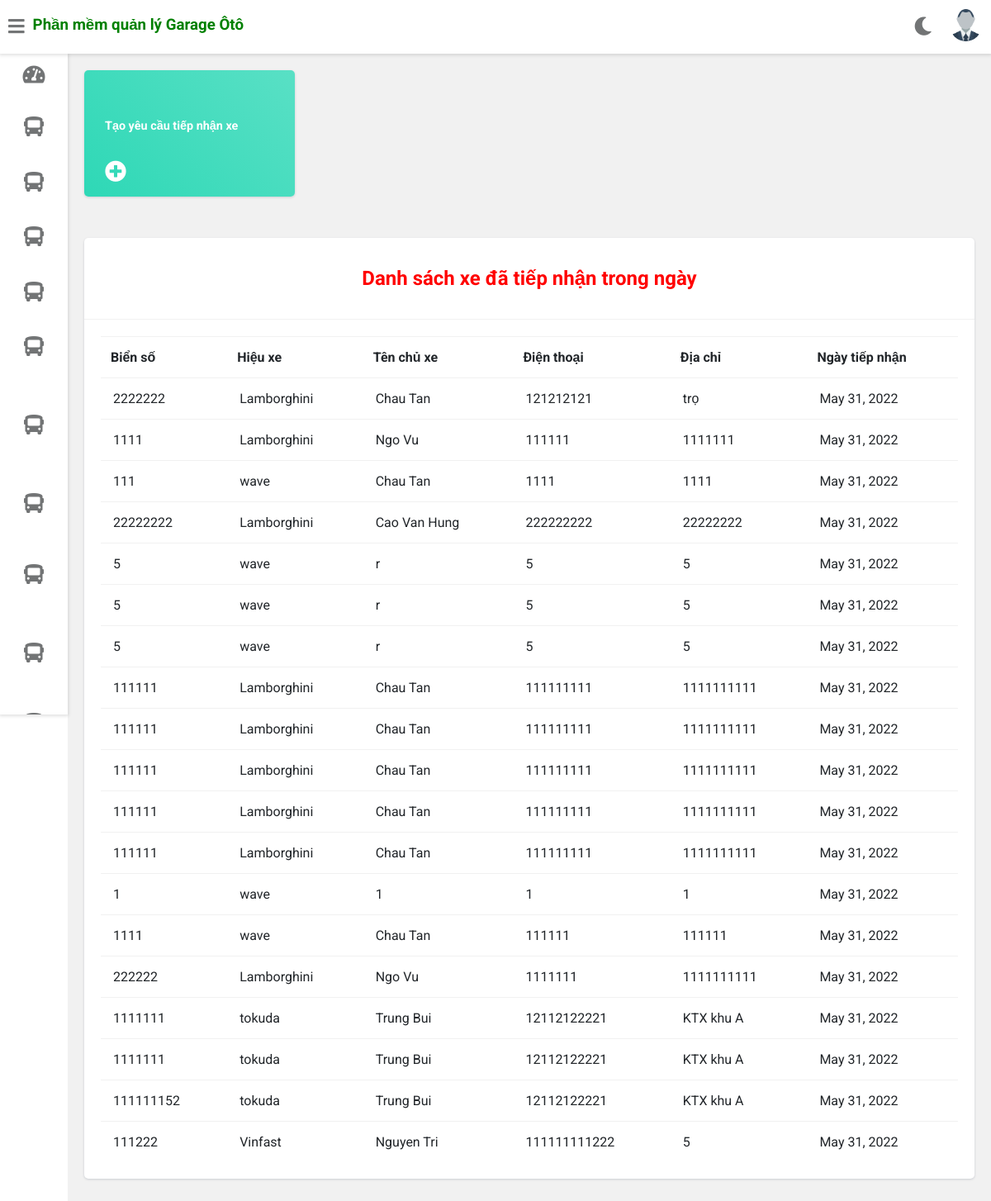
Page /tom/request (signed in) on the earlier database version.
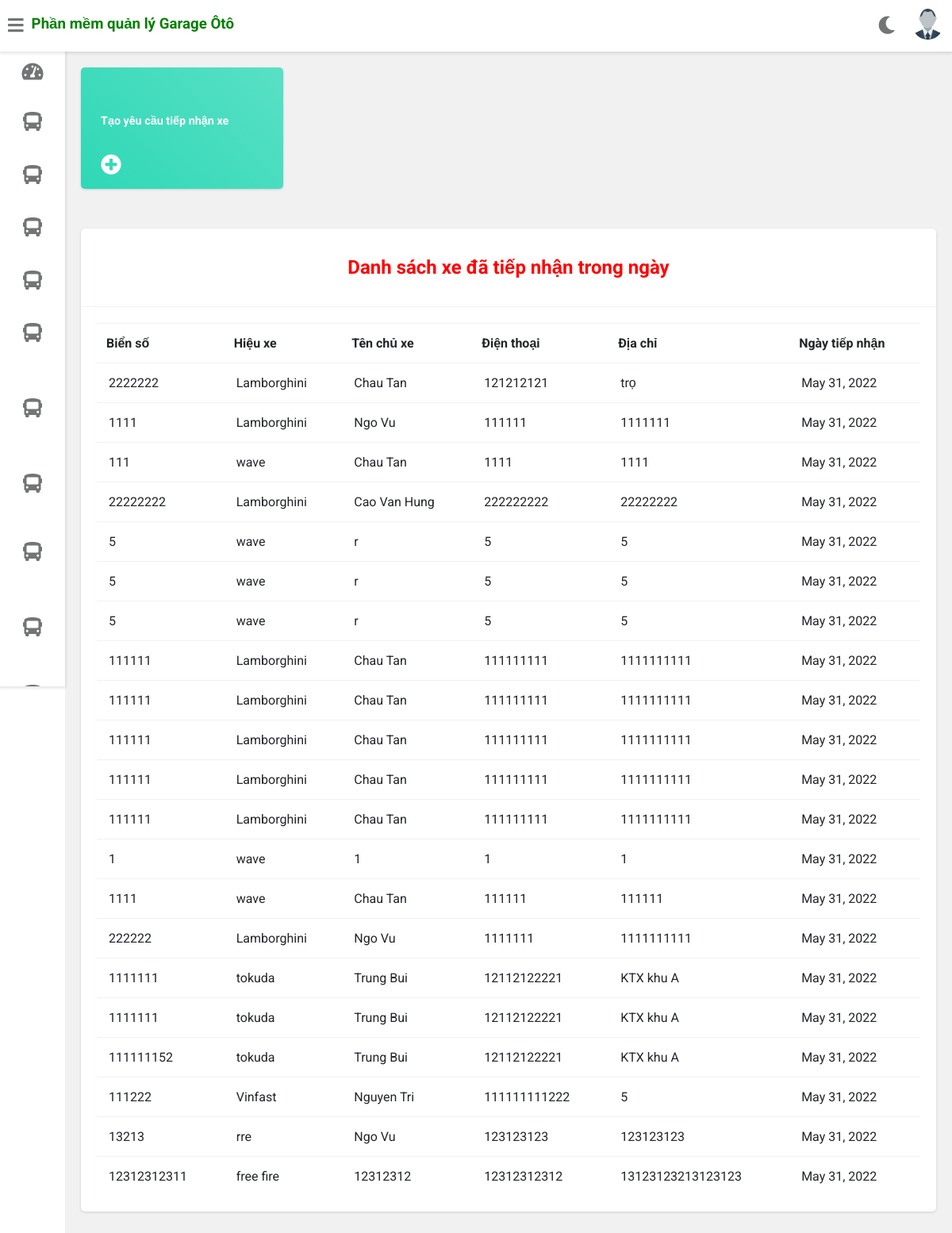
Same page on the later database version.
### gara/models.py (models this page shows, shortened)
class PhieuTiepNhan(models.Model):
    maphieutiepnhan = models.AutoField(primary_key=True)
    tenchuxe = models.CharField(max_length=40,null=False)
    bienso = models.PositiveIntegerField(null=False)
    diachi = models.CharField(max_length=100,null=False)
    hieuxe = models.ForeignKey(HieuXe, on_delete=models.DO_NOTHING)
    dienthoai =  models.PositiveIntegerField(null=False)
    date=models.DateField(auto_now=True)

class HieuXe(models.Model):
    mahieuxe=models.AutoField(primary_key=True)
    tenhieuxe=models.CharField(max_length=30, unique=True)
    def __str__(self):
        return self.tenhieuxe

### gara/views.py (the view)
# urls.py: path('<username>/request',views.view_request,name='view-request'),
@login_required(login_url="/login")
def view_request(request, username):
    staff = Staff.objects.get(username=username)
    picture = '../' + staff.profile_pic.url
    enquiry=PhieuTiepNhan.objects.all().filter(date=date.today())
    return render(request,'gara/view_request.html', {'enquiries': enquiry, 'customer': staff, "picture": picture})

### templates/gara/view_request.html (shortened to what this page needs)
{% extends 'gara/customerbase.html' %}
{% block content %}
	<div class="wrapper">
		<div style="margin-left:0px;" class="container">
			<div class="row">
			  <div class="col-md-4 col-xl-3">
				<div class="card bg-c-green order-card">
					<div class="card-block">
					  <a href="../{{customer.username}}/add_request">
						<h6 class="m-b-20">Tạo yêu cầu tiếp nhận xe</h6>
					  </a>
					  <h2 class="text-right"><i class="fas fa-plus-circle f-left"></i></h2>
					  <br>
					</div>
				  </div>
			  </div>
			</div>
		</div>
		<div class="row">
			<div class="col-12 col-m-12 col-sm-12">
				<div class="card">
					<div class="card-header">
						<h2 style="color:red; text-align:center" >Danh sách xe đã tiếp nhận trong ngày</h2>
					</div>
					<div class="card-content">
						<table>
							<thead>
								<tr>
								<th>Biển số</th>
								<th>Hiệu xe</th>
								<th>Tên chủ xe</th>
								<th>Điện thoại</th>
								<th>Địa chỉ</th>
								<th>Ngày tiếp nhận</th>
								</tr>
							</thead>
							<tbody>
                {% for enq in enquiries %}
                <tr>
                  <td>{{enq.bienso}}</td>
                  <td>{{enq.hieuxe}}</td>
                  <td>{{enq.tenchuxe}}</td>
                  <td>{{enq.dienthoai}}</td>
                  <td>{{enq.diachi}}</td>
                  <td>{{enq.date}}</td>
                </tr>
                {% endfor %}
							</tbody>
						</table>
					</div>
				</div>
			</div>
		</div>
<br><br><br><br><br><br><br><br><br><br><br><br><br><br><br><br>
	</div>
{% endblock content %}

### templates/gara/customerbase.html (shortened to what this page needs)
<!DOCTYPE html>
{% load static %}
<html>
<head>
	<link rel="stylesheet" type="text/css" href="https://cdnjs.cloudflare.com/ajax/libs/Chart.js/2.9.3/Chart.min.css">
	<link rel="stylesheet" type="text/css" href="{% static 'fontawesomefree/css/all.min.css' %}">
	<link rel="stylesheet" type="text/css" href="{% static 'style.css' %}">
</head>
<body class="overlay-scrollbar">
	<div class="navbar">
		<ul class="navbar-nav">
			<li class="nav-item">
				<a class="nav-link">
					<i class="fas fa-bars" onclick="collapseSidebar()"></i>
				</a>
			</li>
			<li class="nav-item">
			<a style="color:green";href="/customer-dashboard"><h3>Phần mềm quản lý Garage Ôtô</h3></a>
			</li>
		</ul>
		<ul class="navbar-nav nav-right">
			<li class="nav-item mode">
				<a class="nav-link" onclick="switchTheme()">
					<i class="fas fa-moon dark-icon"></i>
				</a>
			</li>
			<li class="nav-item avt-wrapper">
				<div class="avt dropdown">
					<img src="{{ picture }} " alt="User image" class="dropdown-toggle" data-toggle="user-menu">
				</div>
			</li>
		</ul>
	</div>
	<div class="sidebar">
		<ul class="sidebar-nav">
			<li class="sidebar-nav-item">
				<a href="/dashboard/{{customer.username}}" class="sidebar-nav-link">
					<div>
						<i class="fas fa-tachometer-alt"></i>
					</div>
				</a>
			</li>
			<li  class="sidebar-nav-item">
				<a href="/{{customer.username}}/request" class="sidebar-nav-link">
					<div>
						<i class="fas fa-bus"></i>
					</div>
				</a>
			</li>
			<li  class="sidebar-nav-item">
				<a href="/{{customer.username}}/get_bd" class="sidebar-nav-link">
					<div>
						<i class="fas fa-bus"></i>
					</div>
				</a>
			</li>
			<li  class="sidebar-nav-item">
				<a href="/{{customer.username}}/nhap_biensothutien" class="sidebar-nav-link">
					<div>
					<i class="fas fa-bus"></i>
					</div>
				</a>
			</li>
			<li  class="sidebar-nav-item">
				<a href="/{{customer.username}}/get_bd" class="sidebar-nav-link">
					<div>
						<i class="fas fa-bus"></i>
					</div>
				</a>
			</li>
			<li  class="sidebar-nav-item">
				<a href="/{{customer.username}}/nhap_biensosua" class="sidebar-nav-link">
					<div>
						<i class="fas fa-bus"></i>
					</div>
				</a>
			</li>
			<li  class="sidebar-nav-item">
				<a href="/create_new_staff" class="sidebar-nav-link">
					<div>
						<i class="fas fa-bus"></i>
					</div>
				</a>
			</li>
			<li  class="sidebar-nav-item">
				<a href="/{{customer.username}}/thamso" class="sidebar-nav-link">
					<div>
						<i class="fas fa-bus"></i>
					</div>
				</a>
			</li>
			<li  class="sidebar-nav-item">
				<a href="/{{customer.username}}/nhap_vtpt" class="sidebar-nav-link">
					<div>
						<i class="fas fa-bus"></i>
					</div>
				</a>
			</li>
			<li  class="sidebar-nav-item">
				<a href="/{{customer.username}}/nhap_hieuxe" class="sidebar-nav-link">
					<div>
						<i class="fas fa-bus"></i>
					</div>
				</a>
			</li>
			<li  class="sidebar-nav-item">
				<a href="/{{customer.username}}/baocaodoanhso" class="sidebar-nav-link">
					<div>
						<i class="fas fa-bus"></i>
					</div>
				</a>
			</li>
		</ul>
	</div>
<div>
	<div class="content">
		{% block content %}
		{% endblock content %}
	</div>
</div>
</body>
</html>

### templates/gara/customerbase.html (style rules this page uses)
a { text-decoration: none; }

### templates/gara/view_request.html (style rules this page uses)
a:link { text-decoration: none; }
h6 { color: white; font-size: 0.90em; }
.order-card { color: #fff; }
.bg-c-green { background: linear-gradient(45deg, #2ed8b6, #59e0c5); }
.card { border-radius: 5px; -webkit-box-shadow: 0 1px 2.94px 0.06px rgba(4, 26, 55, 0.16); box-shadow: 0 1px 2.94px 0.06px rgba(4, 26, 55, 0.16); border: none; margin-bottom: 30px; -webkit-transition: all 0.3s ease-in-out; transition: all 0.3s ease-in-out; }
.card .card-block { padding: 25px; }
.order-card i { font-size: 26px; }
.f-left { float: left; }
h6 { size:20; }

Differences in the rows shown:
added PhieuTiepNhan: bienso "13213", hieuxe "rre", tenchuxe "Ngo Vu", dienthoai "123123123", diachi "123123123", date "May 31, 2022"
added PhieuTiepNhan: bienso "12312312311", hieuxe "free fire", tenchuxe "12312312", dienthoai "12312312312", diachi "13123123213123123", date "May 31, 2022"
